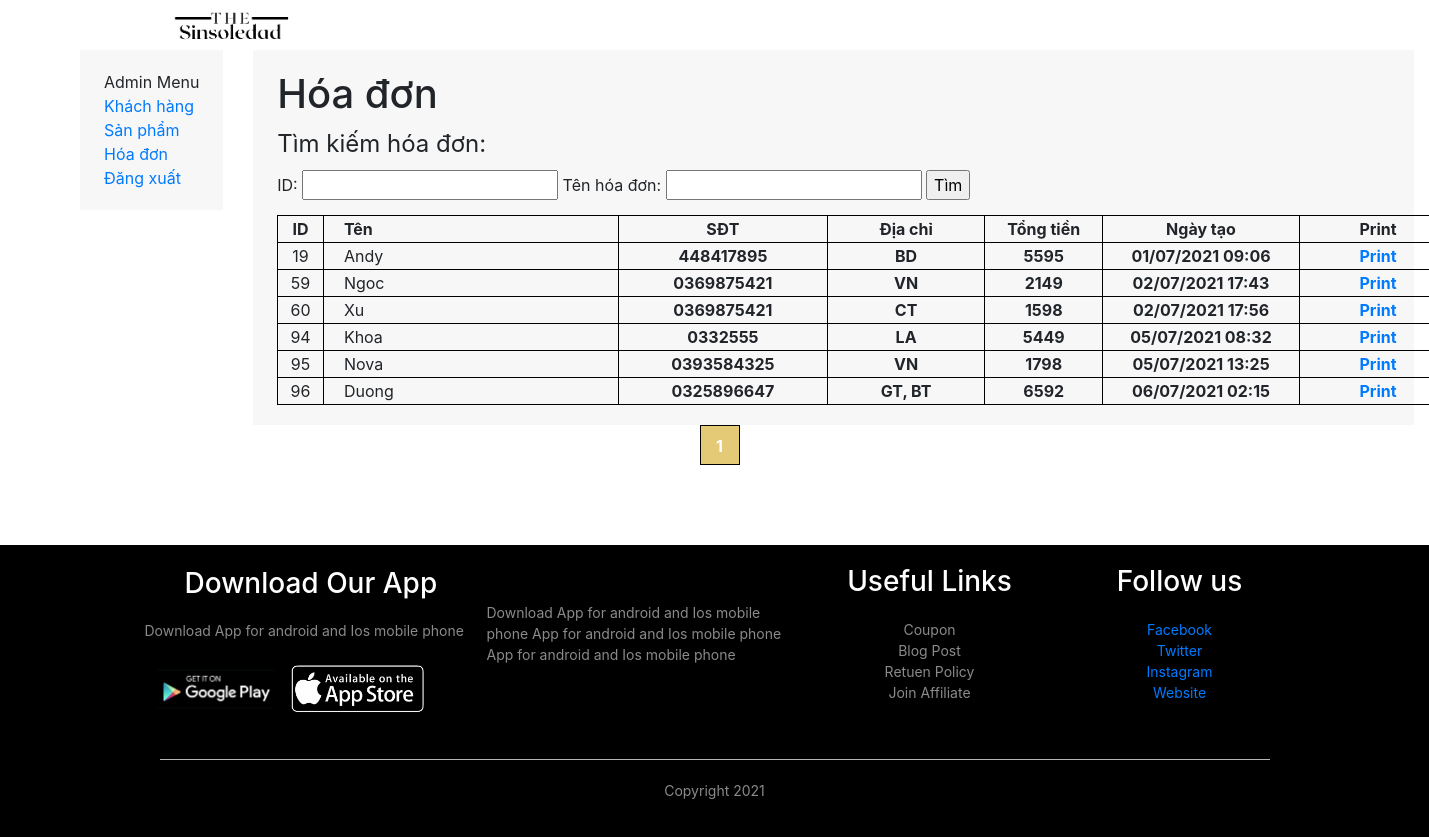
Screenshot of /admin/order.php (signed in) with the database file from the repository.
### tables this page shows
CREATE TABLE `ordertbl` (
  `orderid` int(11) NOT NULL,
  `name` varchar(50) NOT NULL,
  `phone` varchar(12) NOT NULL,
  `address` text NOT NULL,
  `note` text NOT NULL,
  `total` int(11) NOT NULL,
  `payment` int(1) NOT NULL,
  `created_time` int(11) NOT NULL,
  `last_updated` int(11) NOT NULL
);

### admin/order.php (the view, shortened to what this page needs)
<?php
    include 'header.php';
    include '../connect/connect_db.php';
    $config_name = "order";
    $config_title = " hóa đơn";
    if (!empty($_SESSION['current_user'])) {
    $item_per_page = (!empty($_GET['per_page'])) ? $_GET['per_page'] : 6;
    $current_page = (!empty($_GET['page'])) ? $_GET['page'] : 1;
    $offset = ($current_page - 1) * $item_per_page;
    if(!empty($where)){
        $totalRecords = mysqli_query($con, "SELECT * FROM `ordertbl` WHERE (".$where.")");
    }else{
        $totalRecords = mysqli_query($con, "SELECT * FROM `ordertbl`");
    }
    $totalRecords = $totalRecords->num_rows;
    $totalPages = ceil($totalRecords / $item_per_page);
    if(!empty($where)){
        $orders = mysqli_query($con, "SELECT * FROM `ordertbl` where (".$where.") ORDER BY `orderid` LIMIT " . $item_per_page . " OFFSET " . $offset);
    }else{
        $orders = mysqli_query($con, "SELECT * FROM `ordertbl` ORDER BY `orderid` LIMIT " . $item_per_page . " OFFSET " . $offset);
    }
?>
<div class="container-fluid product-container">
    <div class="row">
        <div class="col-lg-2">
            <div class="side-bar">
            <div class="left-menu">
                <div class="menu-heading">Admin Menu</div>
                    <div class="menu-items">
                        <a href="customer.php">Khách hàng</a>
                        <a href="product.php">Sản phẩm</a>
                        <a href="order.php">Hóa đơn</a>
                        <a href="logout.php">Đăng xuất</a>
                    </div>
                </div>
            </div>
        </div>
        <div class="col-10">
            <div id="cart-form">
                <h1>Hóa đơn</h1>
                <div class="listing-search">
                    <form id="<?=$config_name?>-search-form" action="<?=$config_name?>.php?action=search" method="POST">
                        <fieldset>
                            <legend>Tìm kiếm<?=$config_title?>:</legend>
                            ID: <input type="text" name="orderid" value="<?=!empty($id)?$id:""?>" />
                            Tên <?=$config_title?>: <input type="text" name="name" value="<?=!empty($name)?$name:""?>" />
                            <input type="submit" class="" value="Tìm" />
                        </fieldset>
                    </form>
                </div>
                <table class="customer-tbl">
                        <tr>
                            <th class="cus-number">ID</th>
                            <th class="cus-name">Tên</th>
                            <th class="cus-phone">SĐT</th>
                            <th class="cus-address">Địa chỉ</th>
                            <th class="cus-total">Tổng tiền</th>
                            <th class="created-time">Ngày tạo</th>
                            <th class="x-edit">Print</th>
                        </tr>
                        <?php
                        if (!empty($orders)) {
                            while ($row = mysqli_fetch_array($orders)) {
                                ?>
                                <tr>
                                    <td class="cus-number"><?= $row['orderid']?></td>
                                    <td class="cus-name"><?= $row['name'] ?></td>
                                    <th class="cus-phone"><?= $row['phone'] ?></th>
                                    <th class="cus-address"><?= $row['address'] ?></th>
                                    <th class="cus-total"><?= $row['total'] ?></th>
                                    <th class="created-time"><?= date('d/m/Y H:i', $row['created_time'])?></th>
                                    <th class="x-edit"><a href="print_order.php?id=<?=$row['orderid']?>" target="_blank">Print</a></th>
                                </tr>
                                <?php
                            }
                        }?>
                    </table>
            </div>
        </div>
    </div>
    <div class="row">
        <div class="page-btn">
              <?php for ($num = 1; $num <= $totalPages; $num++) { ?>
                  <?php if ($num != $current_page) { ?>
                      <?php if ($num > $current_page - 3 && $num < $current_page + 3) { ?>
                          <a class="page-item" href="?per_page=<?= $item_per_page ?>&page=<?= $num ?>"><?= $num ?></a>
                      <?php } ?>
                  <?php } else { ?>
                      <strong class="current-page page-item"><?= $num ?></strong>
                  <?php } ?>
              <?php } ?>
        </div>
    </div>
</div>
<?php }?>
<?php if (!empty($_SESSION['current_user'])) { ?>
    <?php include '../assets/inc/footer.php'; ?>
    <?php } ?>

### assets/css/style.css (style rules this page uses)
:root { --light-gray: #2b3032a1; --primary-color: #ffffff; --border: #2b303218; --text-color: #ff686b; --gugi:"Gugi" }
.row { display: flex; align-items: center; flex-wrap: wrap; justify-content: space-around; }
.page-btn { margin: 0 240px 80px; }
.page-item { display: inline-block; border: 1px solid #000000; margin-left: 10px; width: 40px; height: 40px; text-align: center; line-height: 40px; cursor: pointer; text-decoration: none; }
.current-page { background: #e4ca77; color: #FFF; }
table { border-collapse: collapse; width: 980px; }
table a { text-decoration: none!important; }
table, th, td { border: 1px solid black; }
#cart-form { background: #f7f7f7; padding: 20px 24px 20px; }
.side-bar { height: 100%; position: fixed; z-index: 1; top: 0; left: 0; overflow-x: hidden; padding-top: 50px; padding-left: 80px; }
.left-menu { background: #f7f7f7; padding: 20px 24px 20px; }
.left-menu a { text-decoration: none!important; display: block; }
.listing-search { margin-bottom: 15px; }
.created-time { width: 100px; text-align: center; }
.x-edit { width: 80px; text-align: center; }
.customer-tbl { width: 1180px; }
.customer-tbl .cus-number { width: 20px; text-align: center; }
.customer-tbl .cus-name { width: 150px; padding-left: 20px; }
.customer-tbl .cus-phone { width: 80px; text-align: center; }
.customer-tbl .cus-address { width: 80px; text-align: center; }
.customer-tbl .cus-total { width: 60px; text-align: center; }

### rows the page displays
ordertbl: orderid "19", name "Andy", phone "448417895", address "BD", total "5595", created_time "01/07/2021 09:06"
ordertbl: orderid "59", name "Ngoc", phone "0369875421", address "VN", total "2149", created_time "02/07/2021 17:43"
ordertbl: orderid "60", name "Xu", phone "0369875421", address "CT", total "1598", created_time "02/07/2021 17:56"
ordertbl: orderid "94", name "Khoa", phone "0332555", address "LA", total "5449", created_time "05/07/2021 08:32"
ordertbl: orderid "95", name "Nova", phone "0393584325", address "VN", total "1798", created_time "05/07/2021 13:25"
ordertbl: orderid "96", name "Duong", phone "0325896647", address "GT, BT", total "6592", created_time "06/07/2021 02:15"

### other values shown
$config_title "hóa đơn"
